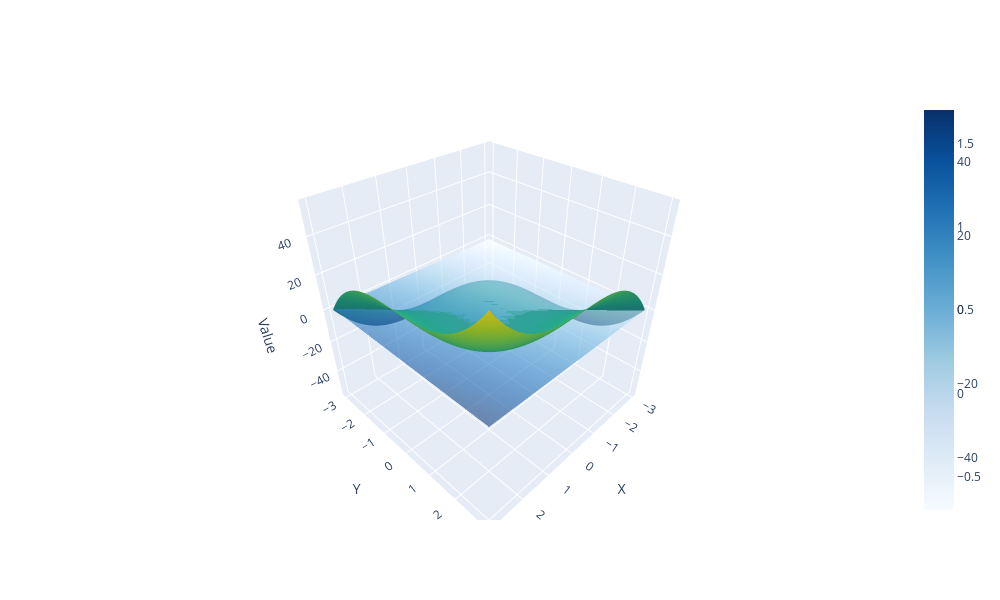

Notebook cell for this chart:
### Code cell
import numpy as np
import plotly.graph_objs as go
from plotly.subplots import make_subplots

# Create a grid of X and Y values
x_range = np.linspace(-3, 3, 100)
y_range = np.linspace(-3, 3, 100)
X, Y = np.meshgrid(x_range, y_range)

# Generate a cubic function
Z = X**3 + Y**3

# Create a 3D surface plot for the cubic function
surface_trace = go.Surface(x=X, y=Y, z=Z, colorscale='Viridis', name='Cubic Function')

# Create a subplot for the surface plot
fig = make_subplots(rows=1, cols=1, specs=[[{'type': 'surface'}]])

fig.add_trace(surface_trace)

# Hyperplane parameters
w0 = 0.5
w1 = 0.3
w2 = 0.1

# Calculate the values of the hyperplane
hyperplane_values = w0 + w1 * X + w2 * Y

# Create a 3D surface plot for the hyperplane
scatter_trace = go.Surface(x=X, y=Y, z=hyperplane_values, opacity=0.6, colorscale='Blues', name='Hyperplane')

fig.add_trace(scatter_trace)

# Update layout
fig.update_layout(scene=dict(xaxis_title='X', yaxis_title='Y', zaxis_title='Value'), width=1000, height=600)

# Show the plot
fig.show()

### Figure 1 — Plotly figure (JSON) as saved in the notebook; plotly's stock layout.template omitted (floating-point values rounded to 4 significant figures; data arrays with more than 128 entries replaced by an {"elided": "..."} marker saying what was removed)
{"data": [{"colorscale": [[0, "#440154"], [0.1111, "#482878"], [0.2222, "#3e4989"], [0.3333, "#31688e"], [0.4444, "#26828e"], [0.5556, "#1f9e89"], [0.6667, "#35b779"], [0.7778, "#6ece58"], [0.8889, "#b5de2b"], [1, "#fde725"]], "name": "Cubic Function", "type": "surface", "x": {"elided": "100x100 float values"}, "y": {"elided": "100x100 float values"}, "z": {"elided": "100x100 float values"}}, {"colorscale": [[0, "rgb(247,251,255)"], [0.125, "rgb(222,235,247)"], [0.25, "rgb(198,219,239)"], [0.375, "rgb(158,202,225)"], [0.5, "rgb(107,174,214)"], [0.625, "rgb(66,146,198)"], [0.75, "rgb(33,113,181)"], [0.875, "rgb(8,81,156)"], [1, "rgb(8,48,107)"]], "name": "Hyperplane", "opacity": 0.6, "type": "surface", "x": {"elided": "100x100 float values"}, "y": {"elided": "100x100 float values"}, "z": {"elided": "100x100 float values"}}], "layout": {"height": 600, "scene": {"domain": {"x": [0, 1], "y": [0, 1]}, "xaxis": {"title": {"text": "X"}, "type": "linear"}, "yaxis": {"title": {"text": "Y"}, "type": "linear"}, "zaxis": {"title": {"text": "Value"}, "type": "linear"}, "aspectratio": {"x": 1, "y": 1, "z": 1}, "aspectmode": "auto"}, "width": 1000}}
